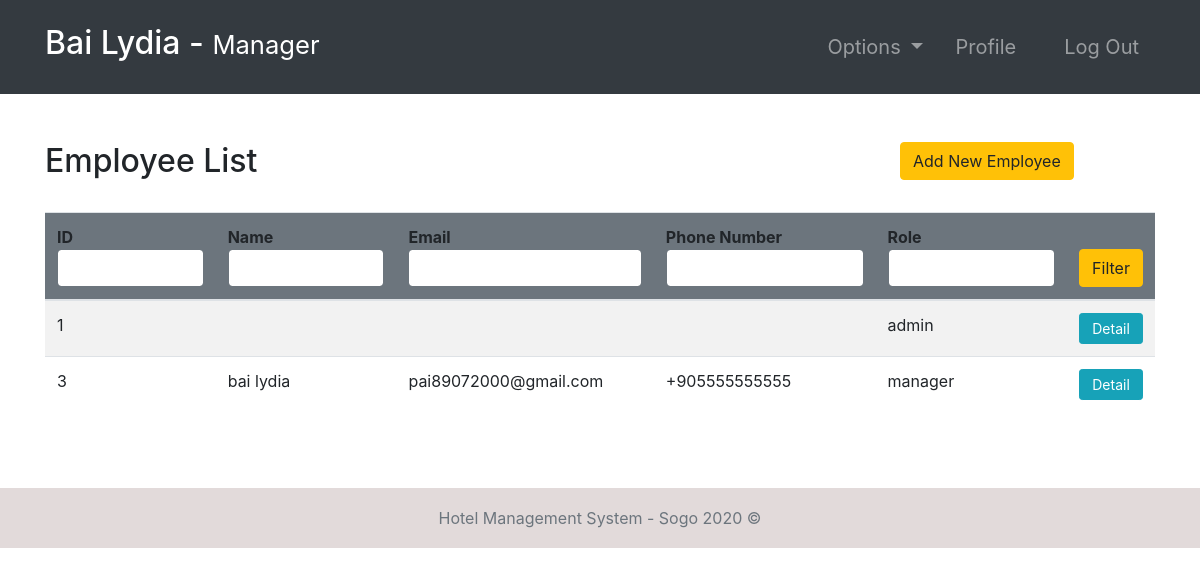
Page /employees/ (signed in) on the committed database.
### accounts/models.py (models this page shows, shortened)
class Employee(models.Model):
    user = models.OneToOneField(User, null=True, on_delete=models.CASCADE)
    phoneNumber = PhoneNumberField(unique=True)
    salary = models.FloatField()

### accounts/views.py (the view, shortened to what this page needs)
# urls.py: path('employees/', employees, name="employees"),
@login_required(login_url='login')
def employees(request):
    role = str(request.user.groups.all()[0])
    path = role + "/"
    employees = Employee.objects.all()
    context = {
        "role": role,
        "employees": employees
    }
    return render(request, path + "employees.html", context)

### Templates/manager/employees.html
{% extends '../index.html' %}
{% block context %}
{% include '../common_pages/authorized-employees.html' %}
{% endblock %}

### Templates/incs/nav.html (shortened to what this page needs)
<nav class="navbar navbar-dark bg-dark navbar-expand-lg py-3 " role="navigation">
    <div class="container">
        <a href="" class="navbar-brand">
            <h2 class="text-capitalize">
                {{ request.user.first_name }} {{ request.user.last_name }} -
                <small>
                    {{ role }}
                </small>
            </h2>
        </a>
        <div class="collapse navbar-collapse" id="navbarTags">
            <ul class="navbar-nav ml-auto">
                <li class="nav-item dropdown p-2">
                    <a class="nav-link dropdown-toggle" href="#" id="navbarDropdown" role="button"
                        data-toggle="dropdown" aria-haspopup="true" aria-expanded="false">
                        Options
                    </a>
                </li>
                <li class="nav-item mr-3 p-2">
                    {% if role == 'staff' or role == 'receptionist' or role == 'admin' or role == 'manager' %}
                    <a href="{% url 'employee-profile' user.id %}" class="nav-link">Profile</a>
                    {% endif %}
                </li>
                <li class="nav-item p-2 ">
                    <a href="{% url 'logout' %}" class="nav-link">Log Out</a>
                </li>
            </ul>
        </div>
    </div>
</nav>

### Templates/common_pages/authorized-employees.html (shortened to what this page needs)
<div class="container py-5">
    <div class="table-header row">
        <div class="col-sm-12 col-md-12 col-lg-9 mb-4">
            <h2>Employee List</h2>
        </div>
        {% if  role == "manager" or role == "admin"%}
        <div class="col-sm-12 col-md-12 col-lg-3 mb-4">
            <a href="{% url 'add-employee' %}" class="btn btn-warning">Add New Employee</a>
        </div>
        {% endif %}
    </div>
    <table class="table table-hover table-striped">
        <thead class="bg-secondary rounded">
            <tr>
                <form action="" method="POST">
                    <th>ID<input type="int" name="id" value="{{id}}" class="form-control border border-secondary"></th>
                    <th>Name<input type="text" name="name" value="{{name}}"
                            class="form-control border border-secondary"></th>
                    <th>Email<input type="text" name="email" value="{{email}}"
                            class="form-control border border-secondary"></th>
                    <th>Phone Number<input type="number" name="number" value="{{number}}"
                            class="form-control border border-secondary">
                    <th>Role<input type="text" name="filterRole" value="{{filterRole}}"
                            class="form-control border border-secondary"></th>
                    <th><button type="submit" name="filter" class="btn btn-warning w-100">Filter</button></th>
                </form>
            </tr>
        </thead>
        <tbody>
            {% for employee in employees %}
            <tr>
                <td>{{ employee.user.id }}</td>
                <td>{{ employee.user.first_name }} {{ employee.user.last_name }}</td>
                <td>{{ employee.user.email }}</td>
                <td>{{ employee.phoneNumber }}</td>
                <td>{{ employee.user.groups.first }}</td>
                <td> <a href="{% url 'employee-profile' employee.user.id  %}"
                        class="btn btn-sm btn-info w-100">Detail</a>
                </td>
            </tr>
            {% endfor %}
        </tbody>
    </table>
</div>

### static/css/main.css (style rules this page uses)
* { margin: 0; padding: 0; -webkit-font-smoothing: antialiased; }
body { position: relative; }
nav .nav-item { font-size: 20px; }

### rows in the picture
Employee: user.id "1", user.groups.first "admin"
Employee: user.id "3", user.first_name "bai", user.last_name "lydia", user.email "pai89072000@gmail.com", phoneNumber "+905555555555", user.groups.first "manager"

### other values in the picture
{{ request.user.first_name }} "Bai"
{{ request.user.last_name }} "Lydia"
{{ role }} "Manager"
